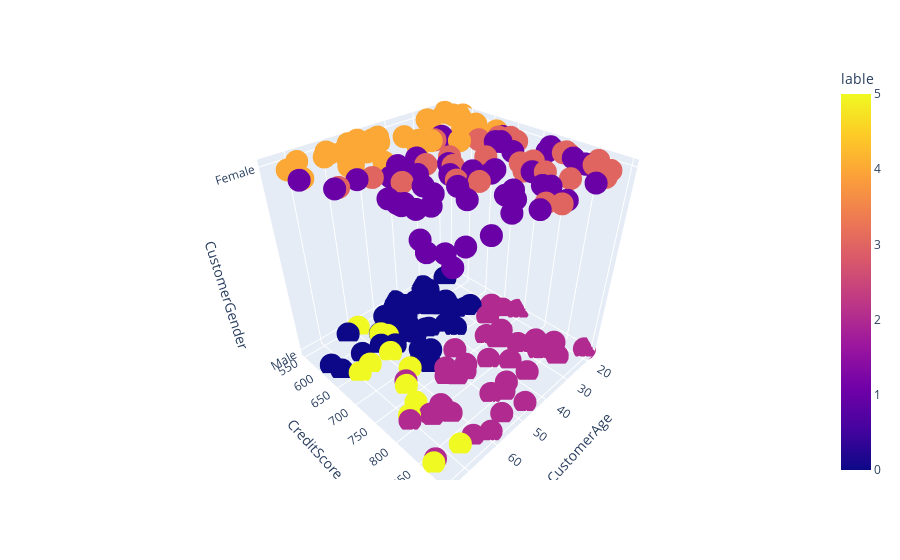

This figure's notebook cell:
### Markdown cell above
- let's remove City from model

### Code cell
df=pd.read_csv('Data/Shopping_CustomerData.csv')

DF=df.iloc[:,[1,2,4,5,6]]

transformer=ColumnTransformer([
                                ('OHE', OneHotEncoder(sparse=False,handle_unknown='ignore'),['CustomerGender']),
                                ('MnMx', MinMaxScaler(), ['AnnualIncome','CreditScore', 'SpendingScore','CustomerAge'])],
                                remainder='passthrough'
                                                )

X=transformer.fit_transform(DF)

GM=GaussianMixture(n_components=6,init_params='kmeans',max_iter=300).fit(X)

lables=GM.predict(X)

GM_DF=df.copy()

GM_DF['lable']=lables

score = silhouette_score(X,lables)
print ("Silhouette Score", score)


print(GM.aic(X))

px.scatter_3d(GM_DF, 'CustomerAge', 'CreditScore', 'CustomerGender', color='lable')

### Figure 1 — Plotly figure (JSON) as saved in the notebook; plotly's stock layout.template omitted (floating-point values rounded to 4 significant figures; data arrays with more than 128 entries replaced by an {"elided": "..."} marker saying what was removed)
{"data": [{"hovertemplate": "CustomerAge=%{x}<br>CreditScore=%{y}<br>CustomerGender=%{z}<br>lable=%{marker.color}<extra></extra>", "legendgroup": "", "marker": {"color": {"elided": "200 int values"}, "coloraxis": "coloraxis", "symbol": "circle"}, "mode": "markers", "name": "", "scene": "scene", "showlegend": false, "type": "scatter3d", "x": {"elided": "200 int values"}, "y": {"elided": "200 int values"}, "z": {"elided": "200 str values"}}], "layout": {"coloraxis": {"colorbar": {"title": {"text": "lable"}}, "colorscale": [[0, "#0d0887"], [0.1111, "#46039f"], [0.2222, "#7201a8"], [0.3333, "#9c179e"], [0.4444, "#bd3786"], [0.5556, "#d8576b"], [0.6667, "#ed7953"], [0.7778, "#fb9f3a"], [0.8889, "#fdca26"], [1, "#f0f921"]]}, "legend": {"tracegroupgap": 0}, "margin": {"t": 60}, "scene": {"domain": {"x": [0, 1], "y": [0, 1]}, "xaxis": {"title": {"text": "CustomerAge"}}, "yaxis": {"title": {"text": "CreditScore"}}, "zaxis": {"title": {"text": "CustomerGender"}}}}}
